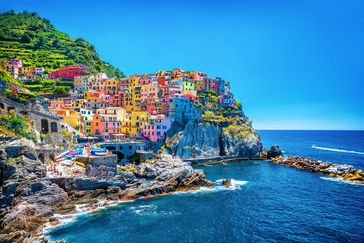
#> input picture sample_image.jpg, 364 x 243 px
$ jupyter execute opencv_basics.ipynb
#> lines starting #> are read from the running program, lines starting #| are printed output that depends on the picture
[cell 1]
import cv2
import numpy as np
import pandas as pd
import matplotlib.pyplot as plt

[cell 2]
img=cv2.imread("sample_image.jpg")
#> img is the input picture: shape (243, 364, 3); mean B, G, R 163.9, 129.9, 68.7

[cell 3]
print(img.shape)
#| (243, 364, 3)

[cell 4]
plt.imshow(img)
plt.show()

[cell 5]
# To make colors more visible and show the true colors of the image
img=cv2.cvtColor(img,cv2.COLOR_BGR2RGB)
plt.imshow(img)
plt.show()

[cell 6]
print(img)
#> (printed output is left out)

[cell 7]
#Resizing the image
img=cv2.resize(img,(100,100))
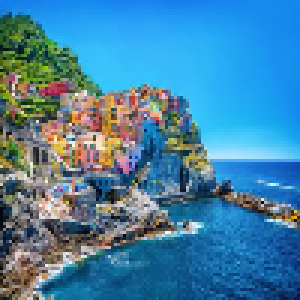
#> img: shape (100, 100, 3) (shown 3 times larger); mean R, G, B 68.9, 130, 164
plt.imshow(img)
